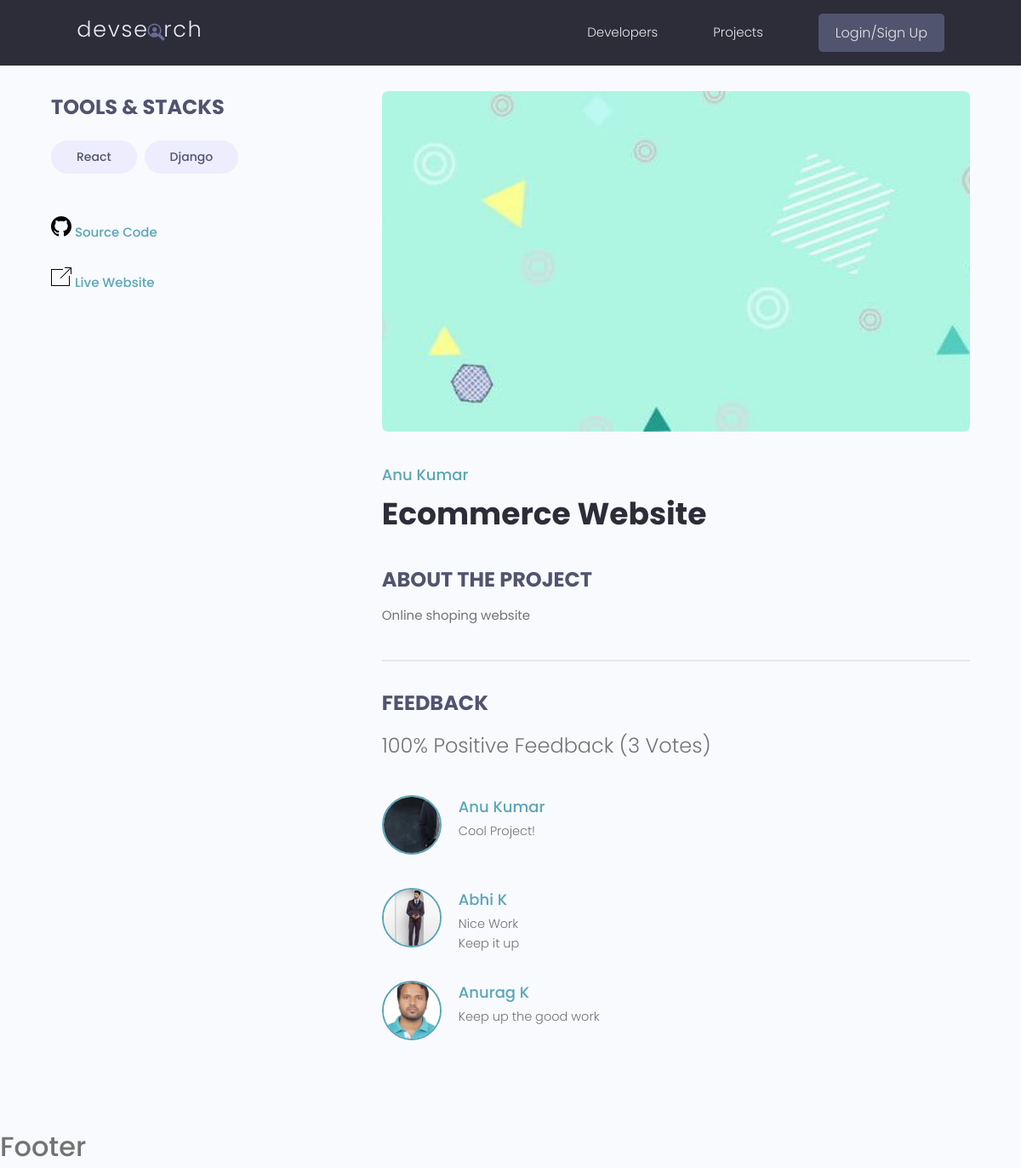
/project/43425bad-3dc3-4a8c-86fb-543fd0b0b77f, run on the app's committed database.
### projects/models.py (models this page shows, shortened)
class Tag(models.Model):
    name = models.CharField(max_length=200)
    created = models.DateTimeField(auto_now_add=True)
    id = models.UUIDField(default=uuid.uuid4, unique=True, primary_key=True, editable=False)

class Project(models.Model):
    owner = models.ForeignKey(Profile, null=True, blank=True, on_delete=models.CASCADE)
    title = models.CharField(max_length=200)
    description = models.TextField(null=True, blank=True)
    featured_image = models.ImageField(null=True, blank=True, default='default.png')
    demo_link = models.CharField(max_length=2000, blank=True, null=True)
    source_link = models.CharField(max_length=2000, null=True, blank=True)
    tags = models.ManyToManyField('Tag', blank=True)
    vote_total = models.IntegerField(default=0, null=True, blank=True)
    vote_ratio = models.IntegerField(default=0, null=True, blank=True)
    created = models.DateTimeField(auto_now_add=True)
    id = models.UUIDField(default=uuid.uuid4, unique=True, primary_key=True, editable=False)
    class Meta:
        ordering = ['-vote_ratio', '-vote_total', 'title']
    @property
    def reviewers(self):
        queryset = self.review_set.all().values_list('owner__id', flat=True)
        return queryset

class Review(models.Model):
    VOTE_TYPE = (
        ('UP', 'Up Vote'),
        ('DOWN', 'Down Vote'),
    )
    owner = models.ForeignKey(Profile, on_delete=models.CASCADE, null=True, blank=True)
    project = models.ForeignKey(Project, on_delete=models.CASCADE)
    body = models.TextField(null=True, blank=True)
    value = models.CharField(max_length=20, choices=VOTE_TYPE)
    created = models.DateTimeField(auto_now_add=True)
    id = models.UUIDField(default=uuid.uuid4, unique=True, primary_key=True, editable=False)
    class Meta:
        unique_together = [['owner', 'project']]

### users/models.py (models this page shows, shortened)
class Profile(models.Model):
    user = models.OneToOneField(User, on_delete=models.CASCADE, null=True, blank=True)
    name = models.CharField(max_length=200, null=True, blank=True)
    username = models.CharField(max_length=200, blank=True, null=True)
    location = models.CharField(max_length=200, blank=True, null=True)
    email = models.EmailField(max_length=200, null=True, blank=True)
    short_intro = models.CharField(max_length=200, blank=True, null=True)
    bio = models.TextField(blank=True, null=True)
    profile_image = models.ImageField(null=True, blank=True, upload_to='profile/', default='profile/user-default.png')
    social_github = models.CharField(max_length=200, blank=True, null=True)
    social_twitter = models.CharField(max_length=200, blank=True, null=True)
    social_linkedin = models.CharField(max_length=200, blank=True, null=True)
    social_website = models.CharField(max_length=200, blank=True, null=True)
    created = models.DateTimeField(auto_now_add=True)
    id = models.UUIDField(default=uuid.uuid4, unique=True, primary_key=True, editable=False)
    class Meta:
        ordering = ['created']

### projects/views.py (the view, shortened to what this page needs)
# urls.py: path('project/<str:pk>', views.project, name='project'),
def project(request, pk):
    data = Project.objects.get(id=pk)
    tags = data.tags.all()
    form = ReviewForm()
    return render(request, 'projects/project.html', {'project': data, 'tags': tags, 'form': form})

### projects/templates/projects/project.html (shortened to what this page needs)
{% extends 'main.html' %}
{% block content %}
<main class="singleProject my-md">
    <div class="container">
      <div class="layout">
        <div class="column column--1of3">
          <h3 class="singleProject__subtitle">Tools & Stacks</h3>
          <div class="singleProject__toolStack">
              {% for tag in tags%}
            <span class="tag tag--pill tag--sub tag--lg">
              <small>{{tag.name}}</small>
            </span>
              {% endfor%}
          </div>
          {% if project.source_link %}
          <a class="singleProject__liveLink" href="{{project.source_link}}" target="_blank">
            Source Code
          </a>
          {% endif %}
          <br><br>
          {% if project.demo_link %}
          <a class="singleProject__liveLink" href="{{project.demo_link}}" target="_blank">
            <svg width="24" height="24" xmlns="http://www.w3.org/2000/svg" fill-rule="evenodd" clip-rule="evenodd"><path d="M14 4h-13v18h20v-11h1v12h-22v-20h14v1zm10 5h-1v-6.293l-11.646 11.647-.708-.708 11.647-11.646h-6.293v-1h8v8z"/></svg>
            Live Website
          </a>
          {% endif %}
        </div>
        <div class="column column--2of3">
          <img class="singleProject__preview" src="{{project.featured_image.url}}" alt="portfolio thumbnail" />
          <a href="profile.html" class="singleProject__developer">{{project.owner.name}}</a>
          <h2 class="singleProject__title">{{project.title}}</h2>
          <h3 class="singleProject__subtitle">About the Project</h3>
          <div class="singleProject__info">
            {{project.description}}
          </div>
          <div class="comments">
            <h3 class="singleProject__subtitle">Feedback</h3>
            <h5 class="project--rating">
              {{project.vote_ratio}}% Positive Feedback ({{project.vote_total}} Vote{{ project.vote_total|pluralize:"s" }})
            </h5>
            <div class="commentList">
              {% for review in project.review_set.all %}
              {% if review.body %}
              <div class="comment">
                <a href="{% url 'profile' review.owner.id %}">
                  <img class="avatar avatar--md"
                    src="{{review.owner.profile_image.url}}" alt="user" />
                </a>
                <div class="comment__details">
                  <a href="{% url 'profile' review.owner.id %}" class="comment__author">{{review.owner.name}}</a>
                  <p class="comment__info">
                    {{review.body|linebreaksbr}}
                  </p>
                </div>
              </div>
              {% endif %}
              {% endfor %}
            </div>
          </div>
        </div>
      </div>
    </div>
  </main>
{% endblock content %}

### static/styles/app.css (style rules this page uses)
:root { --color-sub: #2d2d39; }
img { width: 100%; }
.singleProject .column--1of3 { order: 2; }
@media screen and (min-width: 1081px) { .singleProject .column--1of3 { order: 1; } }
@media screen and (min-width: 1081px) { .singleProject .column--2of3 { order: 2; } }
.singleProject__toolStack { margin-top: 2rem; margin-bottom: 4rem; }
.singleProject__liveLink { font-weight: 500; transition: all 0.3s ease-in-out; border-bottom: 2px solid transparent; }
.singleProject__preview { height: 50vh; object-fit: cover; object-position: top center; margin-bottom: 3rem; border-radius: 0.7rem; }
.singleProject__developer { font-size: 1.8rem; font-weight: 500; }
.singleProject__title { font-size: 3.6rem; font-weight: 700; color: var(--color-sub); margin-bottom: 3rem; }
.project--rating { margin-bottom: 1.6em; margin-top: .5em; }
.singleProject__subtitle { text-transform: uppercase; font-size: 2.4rem; font-weight: 700; color: var(--color-sub-light); margin-bottom: 1rem; }
.comments { margin-top: 4rem; padding-top: 3rem; border-top: 2px solid var(--color-light); }
.commentList { margin: 3rem 0; }
.comment { display: flex; gap: 2rem; }
.comment:not(:last-child) { margin-bottom: 3rem; }
.comment__author { font-size: 1.8rem; }
.comment__info { font-size: 1.45rem; }

### static/uikit/styles/modules/_variables.css (style rules this page uses)
:root { --color-main: #5aa5b9; --color-main-light: #e6faff; --color-sub: #3f4156; --color-sub-light: #51546e; --color-sub-lighter: #ededfd; --color-text: #737373; --color-gray: #8b8b8b; --color-light: #e5e7eb; --color-light-gray: #767676; --color-bg: #f8fafd; --color-white: #fffefd; --color-white-light: #f3f3f3; --color-success: #359e64; --color-success-bg: #def8e8; --color-error: #fc4b0b; --color-error-bg: #fff2ee; --font-base: 'Poppins', arial, helvetica, 'Segoe UI', roboto, ubuntu, sans-serif; --font-monospace: 'Fira Code', 'Courier New', courier, monospace; --font-regular: 300; --font-medium: 500; --font-bold: 700; --generic-shadow: 1px 1px 5px #00000010; --generic-transition: all 0.3s ease-in-out; }

### static/uikit/styles/modules/_base.css (style rules this page uses)
* { margin: 0; padding: 0; box-sizing: border-box; text-rendering: optimizeLegibility; color: inherit; font-size: inherit; }
html { font-size: 50%; }
@media only screen and (min-width: 480px) { html { font-size: 56.25%; } }
@media only screen and (min-width: 1200px) { html { font-size: 62.5%; } }
body { line-height: 1.6; font-weight: 400; font-size: 1.5rem; color: var(--color-text); background-color: var(--color-bg); min-height: 100vh; }

### static/uikit/styles/modules/_typography.css (style rules this page uses)
* { font-family: var(--font-base); }
h2 { font-size: 3.6rem; font-weight: var(--font-bold); }
h3 { font-size: 3.2rem; font-weight: var(--font-medium); }
h5 { font-size: 2.4rem; font-weight: var(--font-medium); }
h5, h6 { font-weight: var(--font-regular); }
p, span, strong { font-size: 1.6rem; color: var(--color-text); font-weight: var(--font-regular); }
a { padding-bottom: 2px; text-decoration: none; display: inline-block; color: var(--color-main); font-weight: var(--font-medium); }

### static/uikit/styles/modules/_utilities.css (style rules this page uses)
.container { width: 95%; max-width: 165rem; margin: 0 auto; box-sizing: border-box; }
@media screen and (min-width: 1000px) { .container { width: 90%; } }
@media screen and (min-width: 1200px) { .container { width: 90%; } }
.my-md { margin: 3rem auto; }

### static/uikit/styles/modules/_avatar.css (style rules this page uses)
.avatar { border-radius: 50%; border: 2px solid var(--color-main); object-fit: cover; }
.avatar--md { height: 7rem; width: 7rem; }

### static/uikit/styles/modules/_tag.css (style rules this page uses)
.tag { display: inline-flex; align-items: center; background-color: var(--color-sub); height: -webkit-fit-content; height: -moz-fit-content; height: fit-content; width: -webkit-fit-content; width: -moz-fit-content; width: fit-content; border-radius: 0.5rem; padding: 0.5rem 1.5rem; font-size: 1.2rem; cursor: pointer; }
.tag:not(:last-child) { margin-right: 0.25rem; margin-bottom: 0.75rem; }
.tag > small { color: var(--color-white); }
.tag--pill { border-radius: 5rem; }
.tag--sub, .tag--sub > small { background: var(--color-sub-lighter); color: var(--color-sub-light); font-weight: 500; }
.tag--lg { padding: 0.8rem 3rem; font-size: 1.4rem; }
.tag--lg:not(:last-child) { margin-right: 0.5rem; margin-bottom: 1rem; }

### static/uikit/styles/modules/_layout.css (style rules this page uses)
.layout { display: flex; flex-flow: row wrap; justify-content: space-between; }
.layout > .column { margin-bottom: 3rem; }
.layout > .column.column--1of3 { flex-basis: 30%; }
.layout > .column.column--2of3 { flex-basis: 64%; }

### data on the page
Tag: name "React"
Tag: name "Django"
Project: featured_image (picture), owner.name "Anu Kumar", title "Ecommerce Website", description "Online shoping website", vote_ratio "100", vote_total "3"
Review: owner.profile_image (picture), owner.name "Anu Kumar", body "Cool Project!"
Review: owner.profile_image (picture), owner.name "Abhi K", body "Nice Work Keep it up"
Review: owner.profile_image (picture), owner.name "Anurag K", body "Keep up the good work"
